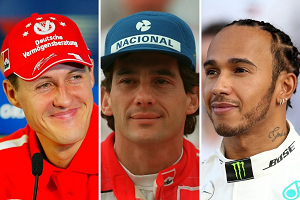
#> input picture pratica-4-5/aula-4/pilotosPequeno.png, 300 x 200 px
$ python 'CCF394 segmentacao de pele por YCbCr.py'
#> lines starting #> are read from the running program, lines starting #| are printed output that depends on the picture; after the words box and inside, x2 and y2 are one past the last pixel; in counts of white or black regions, pixels touching at a corner belong together
import numpy as np
import numpy.linalg as la
import cv2

import math
import matplotlib.pyplot as plt
import time


# Count runtime

img = cv2.imread('pilotosPequeno.png')
#> img is the input picture: shape (200, 300, 3); mean B, G, R 89.5, 100.4, 162.4
img=cv2.medianBlur(img,5)
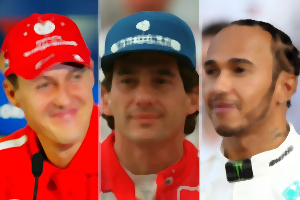
#> img: shape (200, 300, 3); mean B, G, R 88.2, 99.1, 163.2
HLS = cv2.cvtColor(img, cv2.COLOR_BGR2HLS)
#> HLS: shape (200, 300, 3); mean of channels 0, 1, 2 38.3, 125.9, 138.5
rows,cols,cor = img.shape
#> rows = 200; cols = 300; cor = 3
print(rows, cols)
#| 200 300
pixels =np.zeros((rows,cols),dtype=np.int8)
contador=0
for i in range(rows):
    for j in range(cols):
        (h,l,s) = HLS[i,j]

        if(s>0):
            ratiols=l/s
        else:
            ratiols=0
        if ( (s>51) and   ((ratiols>.5) and (ratiols<3))  and   ((h>15) and (h<165))):
             img[i,j]=(0,242,255)
             contador=contador+1
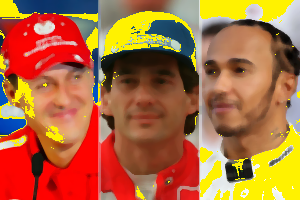
#> img: shape (200, 300, 3); 13.65% of pixels changed, all inside (x1, y1, x2, y2) = (0, 0, 300, 200)
#> after the loop, contador = 8188

    #print(i)
cv2.imshow("frame12",img)
cv2.waitKey(0)


cv2.destroyAllWindows()
print(contador)
#| 8188
